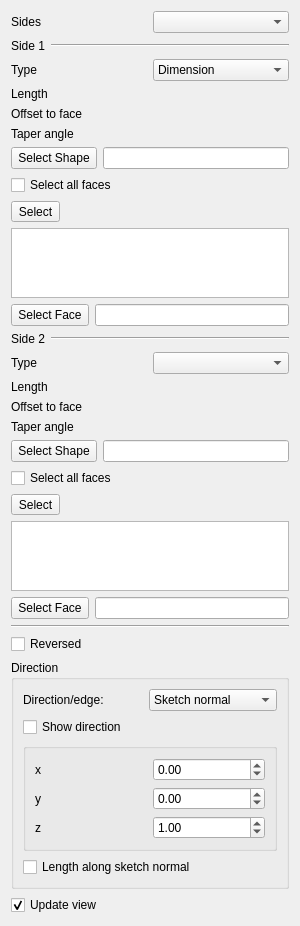
<?xml version="1.0" encoding="UTF-8"?>
<ui version="4.0">
 <class>PartDesignGui::TaskPadPocketParameters</class>
 <widget class="QWidget" name="PartDesignGui::TaskPadPocketParameters">
  <property name="geometry">
   <rect>
    <x>0</x>
    <y>0</y>
    <width>300</width>
    <height>772</height>
   </rect>
  </property>
  <property name="windowTitle">
   <string notr="true">Form</string>
  </property>
  <layout class="QVBoxLayout" name="verticalLayout">
   <item>
    <layout class="QGridLayout" name="gridLayout">
     <item row="0" column="0">
      <widget class="QLabel" name="sidesLabel">
       <property name="text">
        <string>Sides</string>
       </property>
      </widget>
     </item>
     <item row="0" column="1">
      <widget class="QComboBox" name="sidesMode"/>
     </item>
     <item row="1" column="0" colspan="2">
      <layout class="QHBoxLayout" name="verticalLayout_22">
       <property name="leftMargin">
        <number>0</number>
       </property>
       <property name="topMargin">
        <number>0</number>
       </property>
       <property name="rightMargin">
        <number>0</number>
       </property>
       <property name="bottomMargin">
        <number>0</number>
       </property>
       <item>
        <widget class="QLabel" name="side1Label">
         <property name="text">
          <string>Side 1</string>
         </property>
        </widget>
       </item>
       <item>
        <widget class="Line" name="line1">
         <property name="orientation">
          <enum>Qt::Horizontal</enum>
         </property>
         <property name="sizePolicy">
          <sizepolicy hsizetype="Expanding" vsizetype="Fixed">
           <horstretch>0</horstretch>
           <verstretch>0</verstretch>
          </sizepolicy>
         </property>
        </widget>
       </item>
      </layout>
     </item>
     <item row="2" column="0">
      <widget class="QLabel" name="textLabel1">
       <property name="text">
        <string>Type</string>
       </property>
      </widget>
     </item>
     <item row="2" column="1">
      <widget class="QComboBox" name="changeMode">
       <item>
        <property name="text">
         <string>Dimension</string>
        </property>
       </item>
      </widget>
     </item>
     <item row="3" column="0">
      <widget class="QLabel" name="labelLength">
       <property name="text">
        <string>Length</string>
       </property>
      </widget>
     </item>
     <item row="3" column="1">
      <widget class="Gui::PrefQuantitySpinBox" name="lengthEdit" native="true">
       <property name="keyboardTracking" stdset="0">
        <bool>false</bool>
       </property>
       <property name="unit" stdset="0">
        <string notr="true">mm</string>
       </property>
       <property name="minimum" stdset="0">
        <double>0.000000000000000</double>
       </property>
      </widget>
     </item>
     <item row="4" column="0">
      <widget class="QLabel" name="labelOffset">
       <property name="text">
        <string>Offset to face</string>
       </property>
      </widget>
     </item>
     <item row="4" column="1">
      <widget class="Gui::PrefQuantitySpinBox" name="offsetEdit" native="true">
       <property name="keyboardTracking" stdset="0">
        <bool>false</bool>
       </property>
       <property name="unit" stdset="0">
        <string notr="true">mm</string>
       </property>
      </widget>
     </item>
     <item row="5" column="0">
      <widget class="QLabel" name="labelTaperAngle">
       <property name="toolTip">
        <string>Angle to taper the extrusion</string>
       </property>
       <property name="text">
        <string>Taper angle</string>
       </property>
      </widget>
     </item>
     <item row="5" column="1">
      <widget class="Gui::PrefQuantitySpinBox" name="taperEdit" native="true">
       <property name="keyboardTracking" stdset="0">
        <bool>false</bool>
       </property>
       <property name="unit" stdset="0">
        <string notr="true">deg</string>
       </property>
      </widget>
     </item>
     <item row="6" column="0" colspan="2">
      <widget class="QFrame" name="upToShapeList">
       <property name="frameShadow">
        <enum>QFrame::Plain</enum>
       </property>
       <property name="lineWidth">
        <number>0</number>
       </property>
       <layout class="QVBoxLayout">
        <property name="leftMargin">
         <number>0</number>
        </property>
        <property name="topMargin">
         <number>0</number>
        </property>
        <property name="rightMargin">
         <number>0</number>
        </property>
        <property name="bottomMargin">
         <number>0</number>
        </property>
        <item>
         <layout class="QGridLayout" name="_2">
          <item row="0" column="1">
           <widget class="QLineEdit" name="lineShapeName">
            <property name="readOnly">
             <bool>true</bool>
            </property>
           </widget>
          </item>
          <item row="0" column="0">
           <widget class="QToolButton" name="buttonShape">
            <property name="minimumSize">
             <size>
              <width>0</width>
              <height>22</height>
             </size>
            </property>
            <property name="text">
             <string>Select Shape</string>
            </property>
            <property name="checkable">
             <bool>true</bool>
            </property>
           </widget>
          </item>
         </layout>
        </item>
        <item>
         <widget class="QCheckBox" name="checkBoxAllFaces">
          <property name="enabled">
           <bool>true</bool>
          </property>
          <property name="toolTip">
           <string>Selects all faces of the shape</string>
          </property>
          <property name="text">
           <string>Select all faces</string>
          </property>
         </widget>
        </item>
        <item>
         <widget class="QWidget" name="upToShapeFaces" native="true">
          <layout class="QVBoxLayout" name="verticalLayout_2">
           <property name="leftMargin">
            <number>0</number>
           </property>
           <property name="topMargin">
            <number>0</number>
           </property>
           <property name="rightMargin">
            <number>0</number>
           </property>
           <property name="bottomMargin">
            <number>0</number>
           </property>
           <item>
            <widget class="QToolButton" name="buttonShapeFace">
             <property name="toolTip">
              <string>Click button to enter selection mode,
           click again to end selection</string>
             </property>
             <property name="text">
              <string>Select</string>
             </property>
             <property name="checkable">
              <bool>true</bool>
             </property>
            </widget>
           </item>
           <item>
            <widget class="QListWidget" name="listWidgetReferences">
             <property name="selectionMode">
              <enum>QAbstractItemView::ExtendedSelection</enum>
             </property>
            </widget>
           </item>
          </layout>
         </widget>
        </item>
       </layout>
      </widget>
     </item>
     <item row="7" column="0" colspan="2">
      <layout class="QGridLayout" name="gridLayout_5">
       <item row="0" column="1">
        <widget class="QLineEdit" name="lineFaceName">
         <property name="readOnly">
          <bool>true</bool>
         </property>
        </widget>
       </item>
       <item row="0" column="0">
        <widget class="QToolButton" name="buttonFace">
         <property name="minimumSize">
          <size>
           <width>0</width>
           <height>22</height>
          </size>
         </property>
         <property name="text">
          <string>Select Face</string>
         </property>
         <property name="checkable">
          <bool>true</bool>
         </property>
        </widget>
       </item>
      </layout>
     </item>
     <item row="8" column="0" colspan="2">
      <layout class="QHBoxLayout" name="verticalLayout_22">
       <property name="leftMargin">
        <number>0</number>
       </property>
       <property name="topMargin">
        <number>0</number>
       </property>
       <property name="rightMargin">
        <number>0</number>
       </property>
       <property name="bottomMargin">
        <number>0</number>
       </property>
       <item>
        <widget class="QLabel" name="side2Label">
         <property name="text">
          <string>Side 2</string>
         </property>
        </widget>
       </item>
       <item>
        <widget class="Line" name="line2">
         <property name="orientation">
          <enum>Qt::Horizontal</enum>
         </property>
         <property name="sizePolicy">
          <sizepolicy hsizetype="Expanding" vsizetype="Fixed">
           <horstretch>0</horstretch>
           <verstretch>0</verstretch>
          </sizepolicy>
         </property>
        </widget>
       </item>
      </layout>
     </item>
     <item row="9" column="0">
      <widget class="QLabel" name="typeLabel2">
       <property name="text">
        <string>Type</string>
       </property>
      </widget>
     </item>
     <item row="9" column="1">
      <widget class="QComboBox" name="changeMode2"/>
     </item>
     <item row="10" column="0">
      <widget class="QLabel" name="labelLength2">
       <property name="text">
        <string>Length</string>
       </property>
      </widget>
     </item>
     <item row="10" column="1">
      <widget class="Gui::PrefQuantitySpinBox" name="lengthEdit2" native="true">
       <property name="keyboardTracking" stdset="0">
        <bool>false</bool>
       </property>
       <property name="unit" stdset="0">
        <string notr="true">mm</string>
       </property>
      </widget>
     </item>
     <item row="11" column="0">
      <widget class="QLabel" name="labelOffset2">
       <property name="text">
        <string>Offset to face</string>
       </property>
      </widget>
     </item>
     <item row="11" column="1">
      <widget class="Gui::PrefQuantitySpinBox" name="offsetEdit2" native="true">
       <property name="keyboardTracking" stdset="0">
        <bool>false</bool>
       </property>
       <property name="unit" stdset="0">
        <string notr="true">mm</string>
       </property>
      </widget>
     </item>
     <item row="12" column="0">
      <widget class="QLabel" name="labelTaperAngle2">
       <property name="toolTip">
        <string>Angle to taper the extrusion</string>
       </property>
       <property name="text">
        <string>Taper angle</string>
       </property>
      </widget>
     </item>
     <item row="12" column="1">
      <widget class="Gui::PrefQuantitySpinBox" name="taperEdit2" native="true">
       <property name="keyboardTracking" stdset="0">
        <bool>false</bool>
       </property>
       <property name="unit" stdset="0">
        <string notr="true">deg</string>
       </property>
      </widget>
     </item>
     <item row="13" column="0" colspan="2">
      <widget class="QFrame" name="upToShapeList2">
       <property name="frameShadow">
        <enum>QFrame::Plain</enum>
       </property>
       <property name="lineWidth">
        <number>0</number>
       </property>
       <layout class="QVBoxLayout">
        <property name="leftMargin">
         <number>0</number>
        </property>
        <property name="topMargin">
         <number>0</number>
        </property>
        <property name="rightMargin">
         <number>0</number>
        </property>
        <property name="bottomMargin">
         <number>0</number>
        </property>
        <item>
         <layout class="QGridLayout" name="_22">
          <item row="0" column="1">
           <widget class="QLineEdit" name="lineShapeName2">
            <property name="readOnly">
             <bool>true</bool>
            </property>
           </widget>
          </item>
          <item row="0" column="0">
           <widget class="QToolButton" name="buttonShape2">
            <property name="minimumSize">
             <size>
              <width>0</width>
              <height>22</height>
             </size>
            </property>
            <property name="text">
             <string>Select Shape</string>
            </property>
            <property name="checkable">
             <bool>true</bool>
            </property>
           </widget>
          </item>
         </layout>
        </item>
        <item>
         <widget class="QCheckBox" name="checkBoxAllFaces2">
          <property name="enabled">
           <bool>true</bool>
          </property>
          <property name="toolTip">
           <string>Selects all faces of the shape</string>
          </property>
          <property name="text">
           <string>Select all faces</string>
          </property>
         </widget>
        </item>
        <item>
         <widget class="QWidget" name="upToShapeFaces2" native="true">
          <layout class="QVBoxLayout" name="verticalLayout_22">
           <property name="leftMargin">
            <number>0</number>
           </property>
           <property name="topMargin">
            <number>0</number>
           </property>
           <property name="rightMargin">
            <number>0</number>
           </property>
           <property name="bottomMargin">
            <number>0</number>
           </property>
           <item>
            <widget class="QToolButton" name="buttonShapeFace2">
             <property name="toolTip">
              <string>Click button to enter selection mode,
           click again to end selection</string>
             </property>
             <property name="text">
              <string>Select</string>
             </property>
             <property name="checkable">
              <bool>true</bool>
             </property>
            </widget>
           </item>
           <item>
            <widget class="QListWidget" name="listWidgetReferences2">
             <property name="selectionMode">
              <enum>QAbstractItemView::ExtendedSelection</enum>
             </property>
            </widget>
           </item>
          </layout>
         </widget>
        </item>
       </layout>
      </widget>
     </item>
     <item row="14" column="0" colspan="2">
      <layout class="QGridLayout" name="gridLayout_52">
       <item row="0" column="1">
        <widget class="QLineEdit" name="lineFaceName2">
         <property name="readOnly">
          <bool>true</bool>
         </property>
        </widget>
       </item>
       <item row="0" column="0">
        <widget class="QToolButton" name="buttonFace2">
         <property name="minimumSize">
          <size>
           <width>0</width>
           <height>22</height>
          </size>
         </property>
         <property name="text">
          <string>Select Face</string>
         </property>
         <property name="checkable">
          <bool>true</bool>
         </property>
        </widget>
       </item>
      </layout>
     </item>
    </layout>
   </item>
   <item>
    <widget class="Line" name="line">
     <property name="orientation">
      <enum>Qt::Horizontal</enum>
     </property>
    </widget>
   </item>
   <item>
    <widget class="QCheckBox" name="checkBoxReversed">
     <property name="text">
      <string>Reversed</string>
     </property>
    </widget>
   </item>
   <item>
    <widget class="QGroupBox" name="groupBox">
     <property name="title">
      <string>Direction</string>
     </property>
     <layout class="QGridLayout" name="gridLayout_4">
      <item row="0" column="0">
       <layout class="QGridLayout" name="gridLayout_3">
        <item row="0" column="0">
         <widget class="QLabel" name="labelEdge">
          <property name="text">
           <string>Direction/edge:</string>
          </property>
         </widget>
        </item>
        <item row="0" column="1">
         <widget class="QComboBox" name="directionCB">
          <property name="toolTip">
           <string>Set a direction or select an edge
from the model as reference</string>
          </property>
          <item>
           <property name="text">
            <string>Sketch normal</string>
           </property>
          </item>
          <item>
           <property name="text">
            <string>Select reference...</string>
           </property>
          </item>
          <item>
           <property name="text">
            <string>Custom direction</string>
           </property>
          </item>
         </widget>
        </item>
       </layout>
      </item>
      <item row="1" column="0">
       <widget class="QCheckBox" name="checkBoxDirection">
        <property name="text">
         <string>Show direction</string>
        </property>
       </widget>
      </item>
      <item row="2" column="0">
       <widget class="QGroupBox" name="groupBoxDirection">
        <property name="enabled">
         <bool>true</bool>
        </property>
        <property name="toolTip">
         <string>Use custom vector for pad direction, otherwise
the sketch plane's normal vector will be used</string>
        </property>
        <property name="checkable">
         <bool>false</bool>
        </property>
        <property name="checked">
         <bool>false</bool>
        </property>
        <layout class="QGridLayout" name="gridLayout_2">
         <item row="0" column="0">
          <widget class="QLabel" name="labelXSkew">
           <property name="text">
            <string>x</string>
           </property>
          </widget>
         </item>
         <item row="0" column="1">
          <widget class="Gui::DoubleSpinBox" name="XDirectionEdit">
           <property name="toolTip">
            <string>x-component of direction vector</string>
           </property>
           <property name="keyboardTracking">
            <bool>false</bool>
           </property>
           <property name="minimum">
            <double>-100.000000000000000</double>
           </property>
           <property name="maximum">
            <double>100.000000000000000</double>
           </property>
           <property name="singleStep">
            <double>0.100000000000000</double>
           </property>
           <property name="unit" stdset="0">
            <string notr="true"/>
           </property>
          </widget>
         </item>
         <item row="1" column="0">
          <widget class="QLabel" name="labelYSkew">
           <property name="text">
            <string>y</string>
           </property>
          </widget>
         </item>
         <item row="1" column="1">
          <widget class="Gui::DoubleSpinBox" name="YDirectionEdit">
           <property name="toolTip">
            <string>y-component of direction vector</string>
           </property>
           <property name="keyboardTracking">
            <bool>false</bool>
           </property>
           <property name="minimum">
            <double>-100.000000000000000</double>
           </property>
           <property name="maximum">
            <double>100.000000000000000</double>
           </property>
           <property name="singleStep">
            <double>0.100000000000000</double>
           </property>
           <property name="unit" stdset="0">
            <string notr="true"/>
           </property>
          </widget>
         </item>
         <item row="2" column="0">
          <widget class="QLabel" name="labelZSkew">
           <property name="text">
            <string>z</string>
           </property>
          </widget>
         </item>
         <item row="2" column="1">
          <widget class="Gui::DoubleSpinBox" name="ZDirectionEdit">
           <property name="toolTip">
            <string>z-component of direction vector</string>
           </property>
           <property name="keyboardTracking">
            <bool>false</bool>
           </property>
           <property name="minimum">
            <double>-100.000000000000000</double>
           </property>
           <property name="maximum">
            <double>100.000000000000000</double>
           </property>
           <property name="singleStep">
            <double>0.100000000000000</double>
           </property>
           <property name="value">
            <double>1.000000000000000</double>
           </property>
           <property name="unit" stdset="0">
            <string notr="true"/>
           </property>
          </widget>
         </item>
        </layout>
       </widget>
      </item>
      <item row="3" column="0">
       <widget class="QCheckBox" name="checkBoxAlongDirection">
        <property name="enabled">
         <bool>true</bool>
        </property>
        <property name="toolTip">
         <string>If unchecked, the length will be
measured along the specified direction</string>
        </property>
        <property name="text">
         <string>Length along sketch normal</string>
        </property>
       </widget>
      </item>
     </layout>
    </widget>
   </item>
   <item>
    <widget class="QCheckBox" name="checkBoxUpdateView">
     <property name="text">
      <string>Update view</string>
     </property>
     <property name="checked">
      <bool>true</bool>
     </property>
    </widget>
   </item>
  </layout>
 </widget>
 <customwidgets>
  <customwidget>
   <class>Gui::QuantitySpinBox</class>
   <extends>QWidget</extends>
   <header>Gui/QuantitySpinBox.h</header>
  </customwidget>
  <customwidget>
   <class>Gui::DoubleSpinBox</class>
   <extends>QDoubleSpinBox</extends>
   <header>Gui/SpinBox.h</header>
  </customwidget>
  <customwidget>
   <class>Gui::PrefQuantitySpinBox</class>
   <extends>Gui::QuantitySpinBox</extends>
   <header>Gui/PrefWidgets.h</header>
  </customwidget>
 </customwidgets>
 <resources/>
 <connections/>
</ui>
